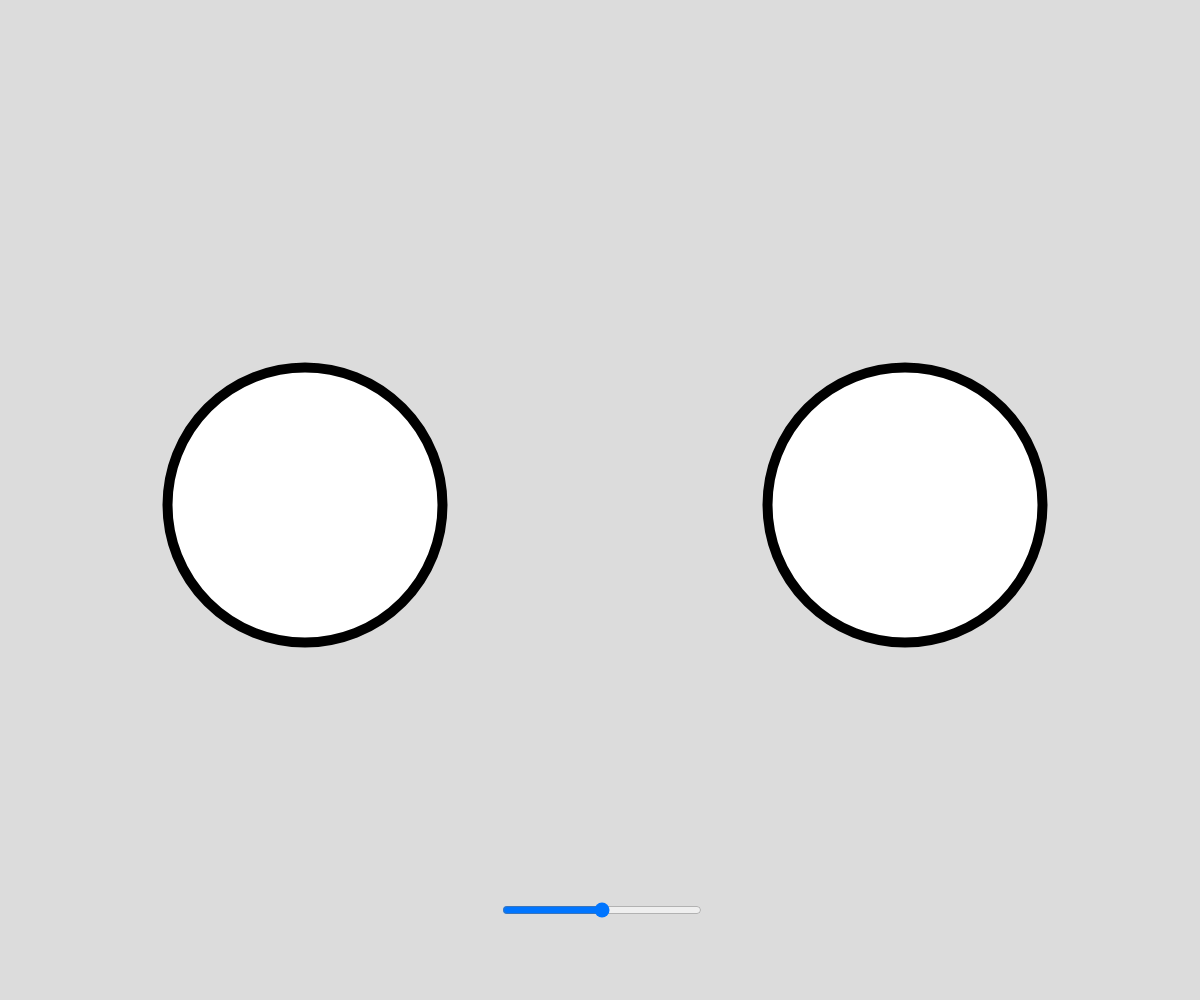
Frame 1 (no input)
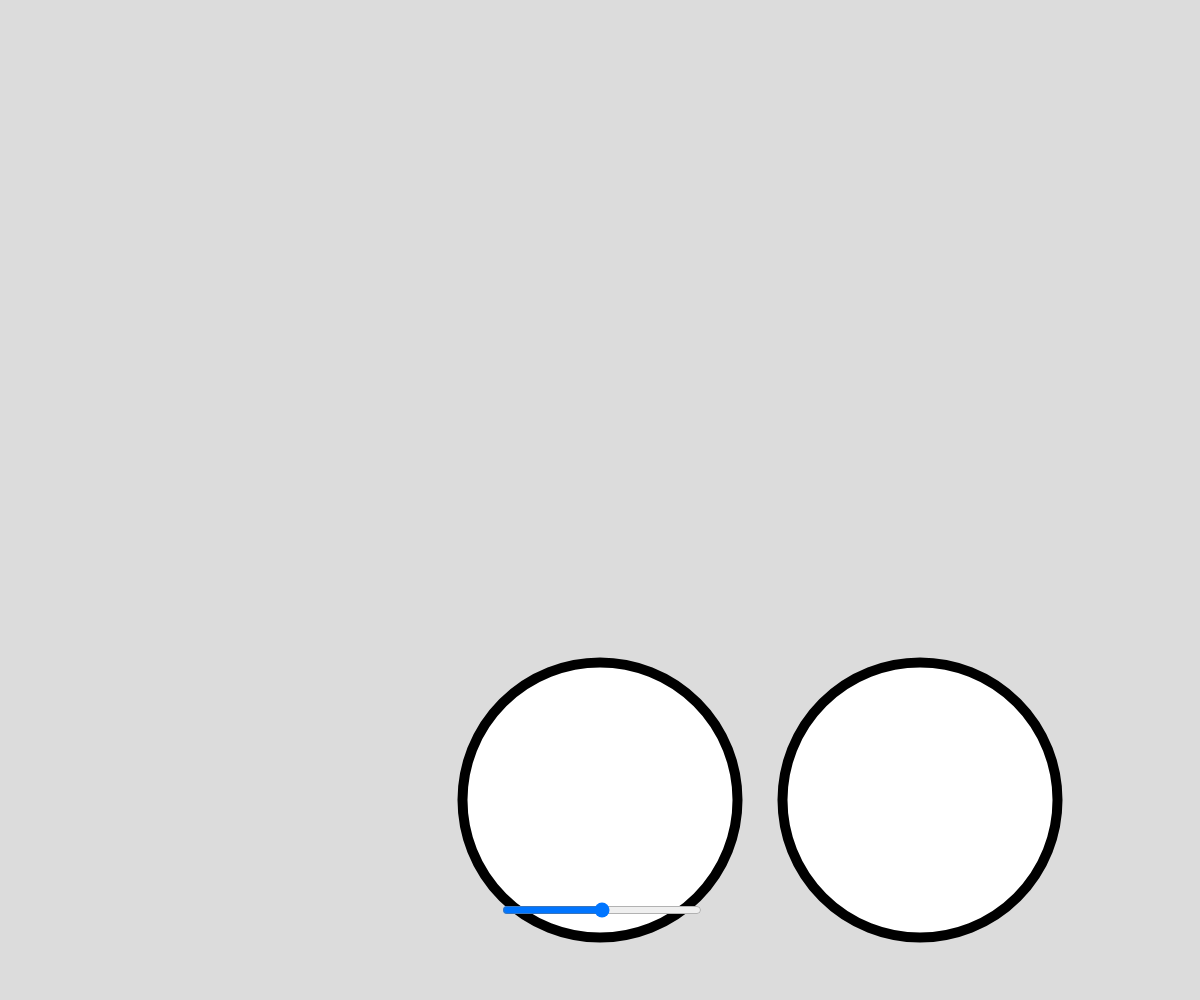
Frame 60 (no input)
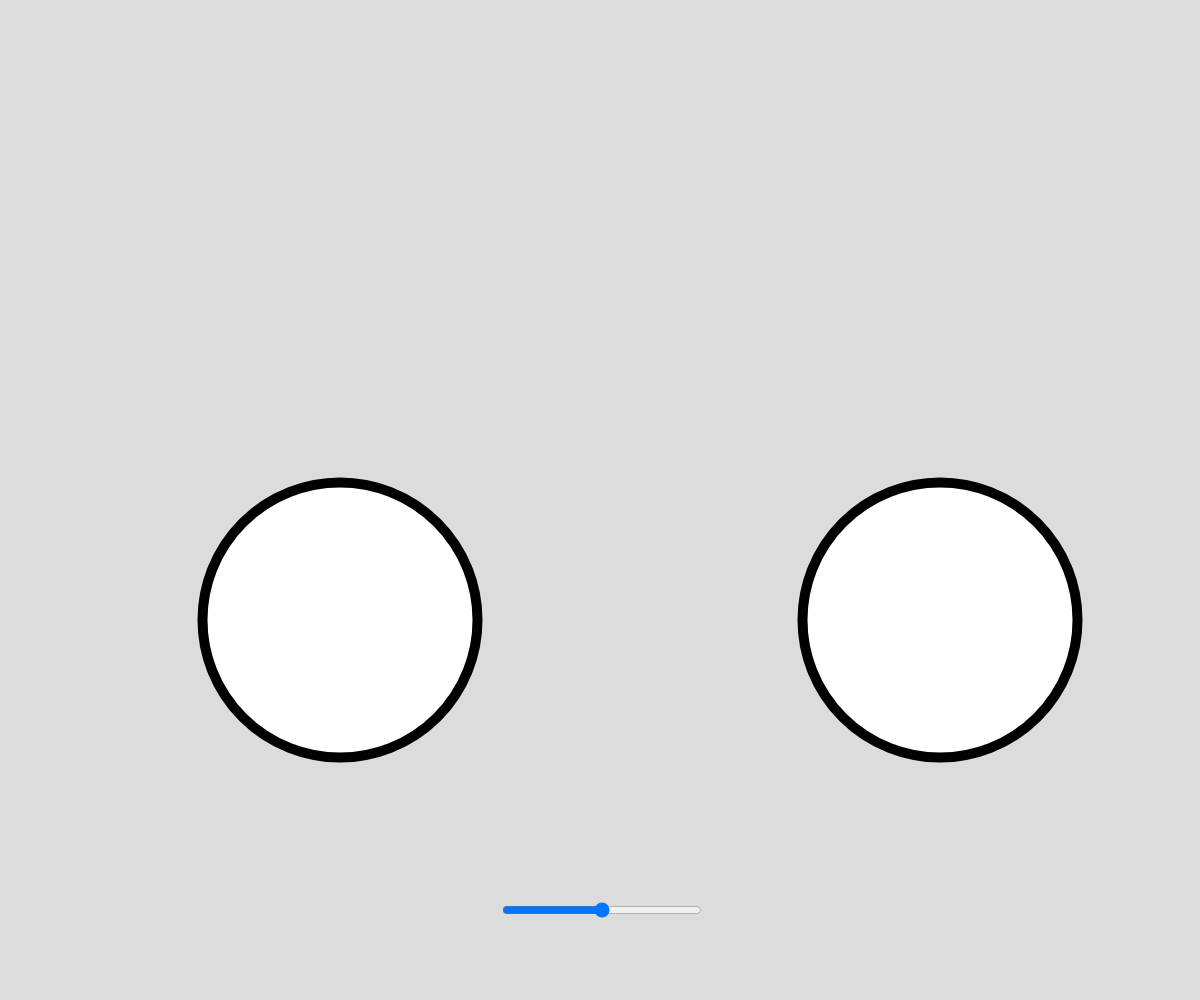
Frame 120 (the mouse pressed at the canvas centre since frame 60)

The p5.js sketch that drew these frames (run headless with seeded random() and noise() and a simulated clock; from frame 60 on, the mouse is pressed at the canvas centre):

// p5.js sketch
// ── sketch.js
let CANVAS_WIDTH;
let CANVAS_HEIGHT;

let sliderMin = 50;
let sliderMax = 500;
let sliderSize = 200;

let valueSlider;

let circleA;
let circleB;

function setup() {
  CANVAS_HEIGHT = windowHeight;
  CANVAS_WIDTH = windowWidth;
  createCanvas(CANVAS_WIDTH, CANVAS_HEIGHT);

  valueSlider = createSlider(sliderMin, sliderMax, ((sliderMax + sliderMin) / 2));
  valueSlider.position(CANVAS_WIDTH / 2 - (sliderSize / 2), CANVAS_HEIGHT - 100);
  valueSlider.size(sliderSize);

  circleA = {
    pos: createVector(0, 0),
    velocity: createVector(5, 5),
    diameter: 50
  }

  circleB = {
    pos: createVector(0, 0),
    velocity: createVector(5, 5),
    diameter: 50
  }

  // circle start positions
  circleA.pos.x = CANVAS_WIDTH / 4;
  circleA.pos.y = CANVAS_HEIGHT / 2;
  circleB.pos.x = CANVAS_WIDTH / 4 * 3;
  circleB.pos.y = CANVAS_HEIGHT / 2;
}

function draw() {
  background(220);
  strokeWeight(10);

  circleA.diameter = valueSlider.value();
  circleB.diameter = (sliderMax + sliderMin) - valueSlider.value();

  checkCanvasCollision(circleA, circleB);
  checkCircleCollision(circleA, circleB);

  circleA.pos.add(circleA.velocity);
  circleB.pos.add(circleB.velocity);

  circle(circleA.pos.x, circleA.pos.y, circleA.diameter);
  circle(circleB.pos.x, circleB.pos.y, circleB.diameter);
}

function checkCanvasCollision(...circles) {
  circles.forEach(circle => {
    const nextPos = p5.Vector.add(circle.pos, circle.velocity);

    if (nextPos.x - circle.diameter / 2 <= 0 || nextPos.x + circle.diameter / 2 >= CANVAS_WIDTH) {
      circle.velocity.x *= -1;
    }
    if (nextPos.y - circle.diameter / 2 <= 0 || nextPos.y + circle.diameter / 2 >= CANVAS_HEIGHT) {
      circle.velocity.y *= -1;
    }
  });
}

function checkCircleCollision(...circles) {
  const veclocityChanges = [];

  circles.forEach((circle, i) => {
    const circleNextPos = p5.Vector.add(circle.pos, circle.velocity);

    circles.forEach((compareCircle, j) => {
      if (i !== j) {
        const compareCircleNextPos = p5.Vector.add(compareCircle.pos, compareCircle.velocity);

        if (dist(circleNextPos.x, circleNextPos.y, compareCircleNextPos.x, compareCircleNextPos.y) < (circle.diameter / 2 + compareCircle.diameter / 2)) {
          xDistance = abs(circleNextPos.x - compareCircleNextPos.x);
          yDistance = abs(circleNextPos.y - compareCircleNextPos.y);

          if (xDistance < yDistance) {
            veclocityChanges.push([circle, 'y']);
          } else {
            veclocityChanges.push([circle, 'x']);
          }
        }
      }
    });
  });

  veclocityChanges.forEach(([circle, axis]) => {
    if (axis === 'x') {
      circle.velocity.x *= -1;
    } else {
      circle.velocity.y *= -1;
    }
  });
}

function windowResized() {
  CANVAS_HEIGHT = windowHeight;
  CANVAS_WIDTH = windowWidth;
  resizeCanvas(CANVAS_WIDTH, CANVAS_HEIGHT);
}
